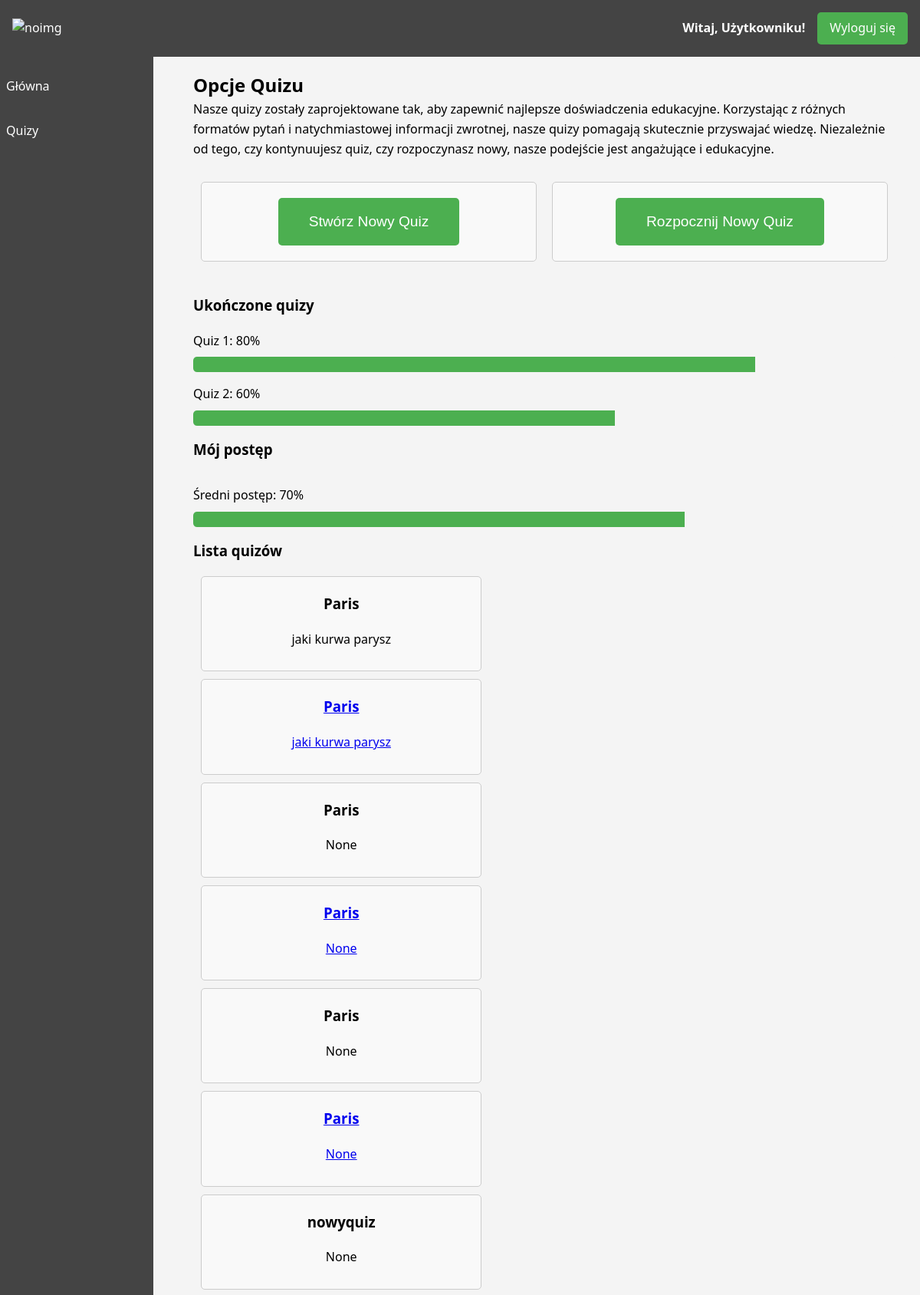
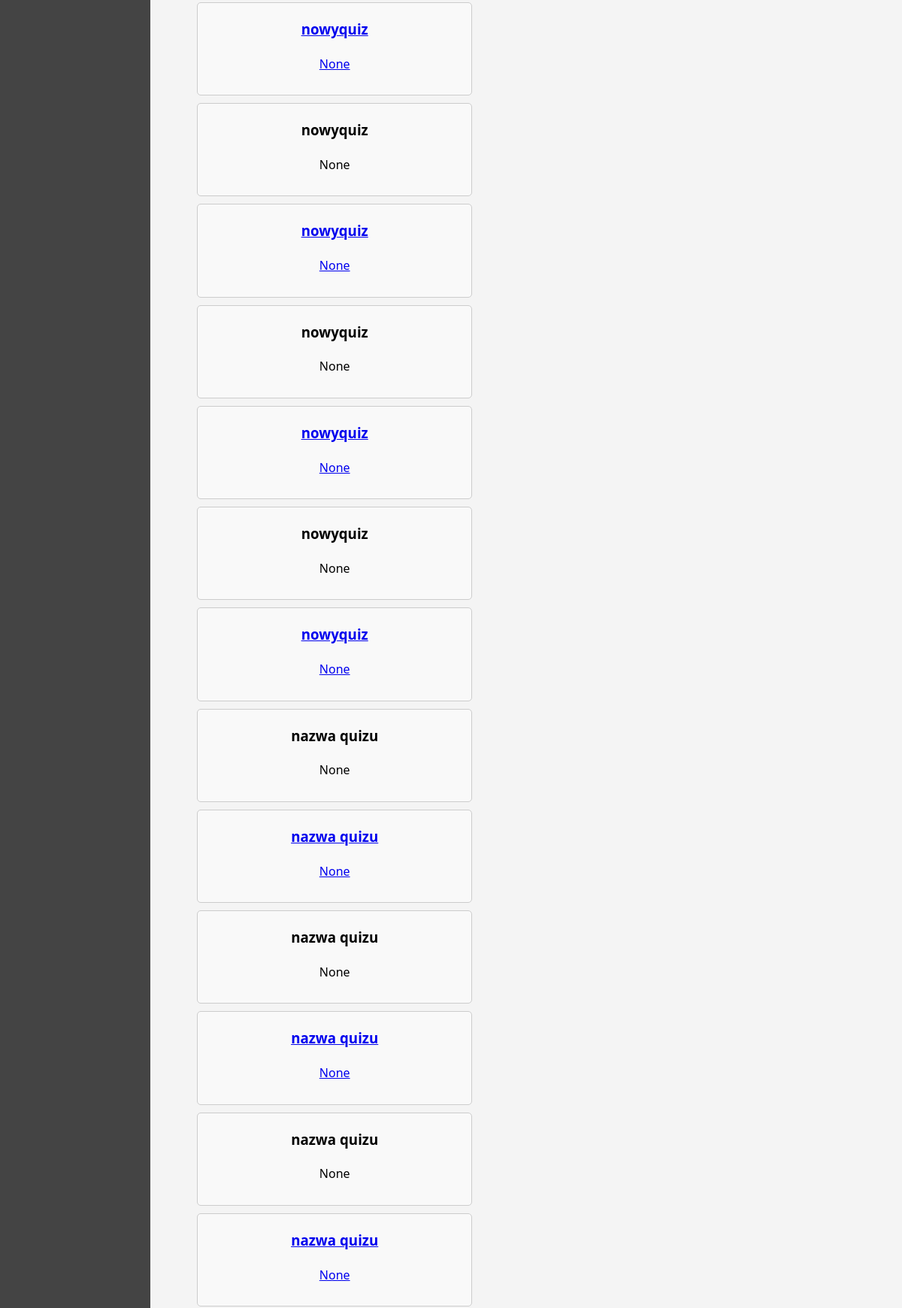
The page /quiz/quizlist/ (upper part) on the database its author committed (2 pictures, top to bottom).
### quizAPP/models.py (models this page shows, shortened)
class Quiz(models.Model):
    title = models.CharField(max_length=200)
    description = models.TextField(blank=True, null=True)
    created_by = models.ForeignKey(User, on_delete=models.PROTECT, related_name='quizzes')

### quizAPP/views.py (the view)
# urls.py: path('quizlist/', views.quiz_list, name='quizlist'),
def quiz_list(request):
    quizzes = Quiz.objects.all()
    context = {'quizzes': quizzes}
    current_user = request.user
    logger.info('------------------renderuje quizlist')
    return render(request, 'quiz/login_quizy.html', context)

### templates/quiz/login_quizy.html (shortened to what this page needs)
{% load static %}
<!DOCTYPE html>
<html lang="pl">
<head>
    <link rel="stylesheet" href="{% static 'css/login_quizy.css' %}">
</head>
<body>
    <header>
        <div class="logo">
            <img src="{% static 'images/rzapka.png' %}" alt="noimg">
        </div>
        <div class="login">
            <span id="username-display">Witaj, Użytkowniku!</span>
            <a href="#" id="logout-link">Wyloguj się</a>
        </div>
    </header>
    <nav>
        <ul>
            <li><a href="{% url 'quizhome' %}">Główna</a></li>
            <li><a href="{% url 'quizlist' %}">Quizy</a></li>
        </ul>
    </nav>
    <main>
        <section id="quizy">
            <h2>Opcje Quizu</h2>
            <p>Nasze quizy zostały zaprojektowane tak, aby zapewnić najlepsze doświadczenia edukacyjne. Korzystając z różnych formatów pytań i natychmiastowej informacji zwrotnej, nasze quizy pomagają skutecznie przyswajać wiedzę. Niezależnie od tego, czy kontynuujesz quiz, czy rozpoczynasz nowy, nasze podejście jest angażujące i edukacyjne.</p>
            <div class="quiz-options">
                <div class="quiz-option">
                    <a href="{% url 'quizwizard' %}">
                        <button>Stwórz Nowy Quiz</button>
                    </a>
                </div>
                <div class="quiz-option">
                    <button onclick="startNewQuiz()">Rozpocznij Nowy Quiz</button>
                </div>
            </div>
            <div class="progress">
                <h3>Ukończone quizy</h3>
                <p>Quiz 1: 80%</p>
                <div class="progress-bar">
                    <div class="progress-bar-inner" style="width: 80%;"></div>
                </div>
                <p>Quiz 2: 60%</p>
                <div class="progress-bar">
                    <div class="progress-bar-inner" style="width: 60%;"></div>
                </div>
                <h3>Mój postęp</h3>
                <div class="overall-progress">
                    <p>Średni postęp: 70%</p>
                    <div class="progress-bar">
                        <div class="progress-bar-inner" style="width: 70%;"></div>
                    </div>
                </div>
                    {% block content %}
                        <h3>Lista quizów</h3>
                        {% if quizzes %}
                            {% for i in quizzes %}
                                <div class="quiz-option" style="width: 40%">
                                    <h3><b>{{ i.title }}</b></h3>
                                    <p>{{ i.description }}</p>
                                </div>
                                <a href="/quiz/quizzes/{{ i.id }}" target="_blank"><div class="quiz-option" style="width: 40%;">
                                    <h3><b>{{ i.title }}</b></h3>
                                    <p>{{ i.description }}</p>
                                </div></a>
                            {% endfor %}
                        {% else %}
                            <p>Nie ma dostępnych żadnych quizów.</p>
                        {% endif %}
                    {% endblock %}
            </div>
        </section>
    </main>
</body>
</html>

### static/css/login_quizy.css (style rules this page uses)
* { margin: 0; padding: 0; box-sizing: border-box; }
body { font-family: 'Segoe UI', Tahoma, Geneva, Verdana, sans-serif; line-height: 1.6; background-color: #f4f4f4; padding-top: 60px; }
header { display: flex; justify-content: space-between; align-items: center; background-color: #333; color: #fff; padding: 1em; position: fixed; top: 0; width: 100%; transition: top 0.3s, background-color 0.3s; z-index: 1000; }
header .logo img { height: 50px; }
nav { width: 200px; position: fixed; top: 60px; left: 0; background-color: #444; height: 100%; padding-top: 1em; z-index: 999; transition: transform 0.3s ease-in-out; }
nav ul { list-style: none; padding: 0; }
nav ul li { margin: 1em 0; }
nav ul li a { color: #fff; text-decoration: none; padding: 0.5em; display: block; }
main { margin-left: 220px; padding: 2em; }
main section { margin-bottom: 2em; }
.login a { color: #fff; text-decoration: none; background-color: #4CAF50; padding: 0.5em 1em; border-radius: 5px; }
.quiz-options { display: flex; justify-content: space-around; margin-top: 20px; }
.quiz-option { padding: 20px; background-color: #f9f9f9; border: 1px solid #ccc; border-radius: 5px; text-align: center; flex: 1; margin: 10px; }
.quiz-option button { padding: 20px 40px; font-size: 1.2em; border: none; border-radius: 5px; background-color: #4CAF50; color: #fff; cursor: pointer; }
.progress { margin-top: 2em; }
.progress h3 { margin-bottom: 1em; }
.progress p { margin: 0.5em 0; }
.progress-bar { width: 100%; background-color: #f4f4f4; border-radius: 5px; overflow: hidden; margin-bottom: 1em; }
.progress-bar-inner { height: 20px; background-color: #4CAF50; width: 0; transition: width 0.5s; }
.overall-progress { margin-top: 2em; }
.login { display: flex; align-items: center; }
#username-display { margin-right: 1em; font-weight: bold; }

### rows shown on the page
Quiz: title "Paris", description "jaki kurwa parysz"
Quiz: title "Paris", description "None"
Quiz: title "Paris", description "None"
Quiz: title "nowyquiz", description "None"
Quiz: title "nowyquiz", description "None"
Quiz: title "nowyquiz", description "None"
Quiz: title "nowyquiz", description "None"
Quiz: title "nazwa quizu", description "None"
Quiz: title "nazwa quizu", description "None"
Quiz: title "nazwa quizu", description "None"
